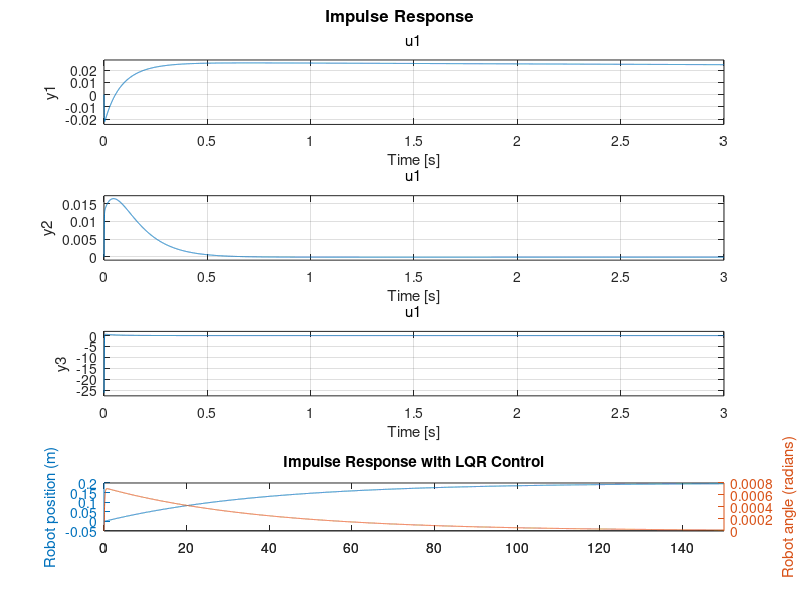

MATLAB code to generate this figure:
Kp=[1];
Ki =1;
Kd = 1
controller = pid(Kp,Ki,Kd);


A = [ 0 0 0.001 0; 0 0 0 0.001; 0 -1.1498 -0.8360 0.4961; 0 0.7659 0.4165 -0.2603] *1e3;
B = [0; 0; -26.2757; 13.7863];
C = [1 0 0 0;0 1 0 0; 0 0 1 0; 0 0 0 1];
D = 0
state = ss(A,B,C,D);
P = pole(state)
% closedLoop = feedback(state*controller,1);
% state.StateName{1} = 'wheel angle'
% state.StateName{2} = 'robot angle'

plant = tf(state);
plant = plant (2);


% cl = feedback(state,[1 1 1 1])

K= [1 483.6133 10.0038 20.3053]
Ac = state.a - state.b*K;

sys_cl = ss(Ac, state.b, state.c, state.d);
impulse(sys_cl);

t = 0:0.01:150;
r =0.2*ones(size(t));
[y,t,x]=lsim(sys_cl,r,t);
[AX,H1,H2] = plotyy(t,y(:,1),t,y(:,2),'plot');
set(get(AX(1),'Ylabel'),'String','Robot position (m)')
set(get(AX(2),'Ylabel'),'String','Robot angle (radians)')
title('Impulse Response with LQR Control')
